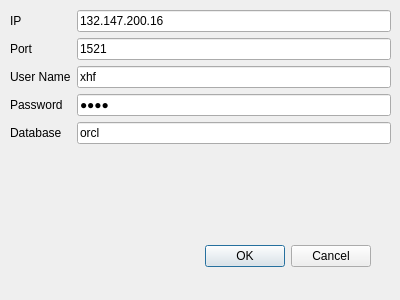
<?xml version="1.0" encoding="UTF-8"?>
<ui version="4.0">
 <class>Dialog</class>
 <widget class="QDialog" name="Dialog">
  <property name="geometry">
   <rect>
    <x>0</x>
    <y>0</y>
    <width>400</width>
    <height>300</height>
   </rect>
  </property>
  <property name="windowTitle">
   <string>Dialog</string>
  </property>
  <widget class="QDialogButtonBox" name="buttonBox">
   <property name="geometry">
    <rect>
     <x>30</x>
     <y>240</y>
     <width>341</width>
     <height>32</height>
    </rect>
   </property>
   <property name="orientation">
    <enum>Qt::Horizontal</enum>
   </property>
   <property name="standardButtons">
    <set>QDialogButtonBox::Cancel|QDialogButtonBox::Ok</set>
   </property>
  </widget>
  <widget class="QWidget" name="formLayoutWidget">
   <property name="geometry">
    <rect>
     <x>10</x>
     <y>10</y>
     <width>381</width>
     <height>221</height>
    </rect>
   </property>
   <layout class="QFormLayout" name="formLayout">
    <property name="fieldGrowthPolicy">
     <enum>QFormLayout::AllNonFixedFieldsGrow</enum>
    </property>
    <item row="0" column="0">
     <widget class="QLabel" name="label_ip">
      <property name="text">
       <string>IP</string>
      </property>
     </widget>
    </item>
    <item row="0" column="1">
     <widget class="QLineEdit" name="lineEdit_ip">
      <property name="text">
       <string>132.147.200.16</string>
      </property>
     </widget>
    </item>
    <item row="1" column="0">
     <widget class="QLabel" name="label_port">
      <property name="text">
       <string>Port</string>
      </property>
     </widget>
    </item>
    <item row="1" column="1">
     <widget class="QLineEdit" name="lineEdit_port">
      <property name="text">
       <string>1521</string>
      </property>
     </widget>
    </item>
    <item row="2" column="0">
     <widget class="QLabel" name="label_username">
      <property name="text">
       <string>User Name</string>
      </property>
     </widget>
    </item>
    <item row="2" column="1">
     <widget class="QLineEdit" name="lineEdit_username">
      <property name="text">
       <string>xhf</string>
      </property>
     </widget>
    </item>
    <item row="3" column="0">
     <widget class="QLabel" name="label_password">
      <property name="text">
       <string>Password</string>
      </property>
     </widget>
    </item>
    <item row="3" column="1">
     <widget class="QLineEdit" name="lineEdit_password">
      <property name="text">
       <string>asdw</string>
      </property>
      <property name="echoMode">
       <enum>QLineEdit::Password</enum>
      </property>
     </widget>
    </item>
    <item row="4" column="0">
     <widget class="QLabel" name="label_database">
      <property name="text">
       <string>Database</string>
      </property>
     </widget>
    </item>
    <item row="4" column="1">
     <widget class="QLineEdit" name="lineEdit_database">
      <property name="text">
       <string>orcl</string>
      </property>
     </widget>
    </item>
    <item row="5" column="1">
     <widget class="QLabel" name="label_result">
      <property name="text">
       <string/>
      </property>
     </widget>
    </item>
   </layout>
  </widget>
 </widget>
 <resources/>
 <connections>
  <connection>
   <sender>buttonBox</sender>
   <signal>accepted()</signal>
   <receiver>Dialog</receiver>
   <slot>accept()</slot>
   <hints>
    <hint type="sourcelabel">
     <x>248</x>
     <y>254</y>
    </hint>
    <hint type="destinationlabel">
     <x>157</x>
     <y>274</y>
    </hint>
   </hints>
  </connection>
  <connection>
   <sender>buttonBox</sender>
   <signal>rejected()</signal>
   <receiver>Dialog</receiver>
   <slot>reject()</slot>
   <hints>
    <hint type="sourcelabel">
     <x>316</x>
     <y>260</y>
    </hint>
    <hint type="destinationlabel">
     <x>286</x>
     <y>274</y>
    </hint>
   </hints>
  </connection>
 </connections>
</ui>
